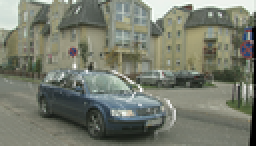
%> input picture Output Results/Output Task 1 - Generate Virtual Image/Output_Virtual_Image.png, 128 x 73 px, shrunk from 1920 x 1088 before the run (shown 2 times larger)
$ octave removeArtifacts.m   (GNU Octave 9; MATLAB toolbox functions it lacks are replaced by stand-ins)
%> lines starting %> are read from the running program, lines starting %| are printed output that depends on the picture; in (x1, y1, x2, y2) boxes, pixels count from 0 and x2, y2 are one past the last pixel; in counts of white or black regions, pixels touching at a corner belong together; the program's own positions count from 1
%{
    ------------------------------------
    Objective 3 : Improve synthesized view
    ------------------------------------
    Description: This script read the generated virutal image, and tries to
                 remove the holes

    Step 1. Normal median filter has been used to remove tiny holes which are
    like noise.
    Step 2. Uses approacch from "An Image Inpainting Technique Based on the Fast Marching
    Method" for impainting. The Python implementation in Open CV library has been tested to
    see the results, this MATLAB implementation is similar implementation
    of Telea Algorithm since MATLAB 2018a does not have impainting functions built in
%}

input_image_path = 'Output Results\Output Task 1 - Generate Virtual Image\Output_Virtual_Image.png';
input_mask_path = 'Output Results\Output Task 3 - Remove Cracks, Missing Regions\Virtual_Bin_Image.png';
step_1_output_image_path = 'Output Results\Output Task 3 - Remove Cracks, Missing Regions\1_Cleaned_After_Masking_Bin_Image.png';
step_1_output_mask_path = 'Output Results\Output Task 3 - Remove Cracks, Missing Regions\1_Cleaned_After_Masking.png';
step_2_output_image_path = 'Output Results\Output Task 3 - Remove Cracks, Missing Regions\2_Cleaned_After_Impainting.png';

generated_image = imread(input_image_path);
%> generated_image is the input picture: size 73x128x3 uint8; mean R, G, B 119.3, 123.7, 110.3
generated_binary_image = imread(input_mask_path);
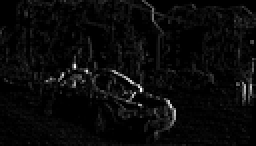
%> input picture Output Results/Output Task 3 - Remove Cracks, Missing Regions/Virtual_Bin_Image.png, 128 x 73 px, shrunk from 1920 x 1088 before the run (shown 2 times larger)
%> generated_binary_image is the input picture: size 73x128 uint8; min 0, max 255, mean 9.7

%{
----------------------------------------------------------------
  Step 1. Median Filter when applied on image with Kernel/Mask of 3x3 it can
  remove some but not all holes which are result of  disocclusion
----------------------------------------------------------------
%}
% padding by 'same' since 3x3 kernel will lead to indexing error
padImage=uint16(padarray(generated_image,[1,1],'replicate','both'));
newImage=padImage;
[height,width,RGB]=size(padImage);
%> height = 75; width = 130; RGB = 3
for i=2:height-1
    for j=2:width-1
        for k=1:3
            mask=padImage(i-1:i+1,j-1:j+1,k);
            newImage(i,j,k)=median(median(mask));
        end
    end
end
result=uint8(newImage(2:height-1,2:width-1,:)); % Since orignal image was padded, select the appropriate size image
height = height-2; width = width-2;
%> after `height = height-2`: height = 73
%> after `width = width-2`: width = 128
mask_img = generated_binary_image;
for i=1:height
    for j=1:width
        if(mask_img(i,j)==255) && (mean(result(i,j,:)~=255))
            mask_img(i,j) = 0;
        end
    end
end
%> mask_img: size 73x128 uint8; 0.02% of pixels changed, all inside (x1, y1, x2, y2) = (37, 33, 71, 45)

imwrite(mask_img,step_1_output_image_path);
imwrite(result,step_1_output_mask_path);

% Compare result of before and after processing
%subplot(1,2,1),imshow(generated_image),title("Before Applying Masking");
%subplot(1,2,2),imshow(result),title("After Applying Masking");

disp('Starting Step 2');
%{
----------------------------------------------------------------
   Step 2. Impainting approach as per the algorithm (Telea 2004)
----------------------------------------------------------------
%}
band = []; %empty priority queue
img = result;
mask = zeros(size(mask_img));
mask(mask_img>0)=1;
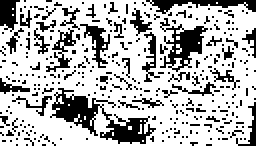
%> mask: size 73x128 double (shown 2 times larger); values 0 (black) and 1 (white), 71.6% white; 310 black regions (289 under 20 px), largest, box (x1, y1, x2, y2) and area: (25, 44, 78, 72) 502, (80, 9, 104, 36) 261, (73, 0, 128, 7) 173
output_image = inpaint(img,mask,5); % call impainting with radius 5
%> in init, `[non_zero_size,~] = size(nonzeros(mask));`: non_zero_size = 6687
%> after the loop in init, `for i=1:mask_H`: dists: size 73x128 double; values 0 (black) and 1000000 (white), 79.1% white; black in thin lines or dots
%> after the loop in init, `for i=1:mask_H`:
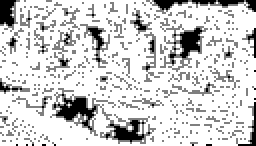
%> flags: size 73x128 double (shown 2 times larger); min 0, max 2, mean 1.64; drawn with min black and max white
%> after the loop in init, `for i=1:mask_H`: band = 1955 rows, first 12: [0 1 10; 0 1 13; 0 1 24; 0 1 26; 0 2 29; 0 2 42; 0 2 56; 0 2 57; 0 2 68; 0 2 72; 0 1 74; 0 1 75]; index = 6687; n_rows = 4; nb_x = 120; nb_y = 73; neighbors = [72 119; 73 118; 74 119; 73 120]; x = 119; y = 73
%|    1955      3
% [14 lines not run here, left out]
% [41 lines left out: function pixel_gradient, not called in this run]


%{
----------------------------------------------------------------
    Based on neighbors return RGB value of pixel to be impainted
----------------------------------------------------------------
%}
% [41 lines left out: function inpaint_pixel, not called in this run]


%{
----------------------------------------------------------------
   eikonal equation as per expression (3) in original paper
----------------------------------------------------------------
%}
% [48 lines left out: function solve_eikonal, not called in this run]


%{
----------------------------------------------------------------
returns priority queue with distance value between mask and pixels outside
mask with Fast Marching Method
----------------------------------------------------------------
%}
function [band] = compute_outside_dists(height,width,dists,flags,radius,band)
%> called with height = 73, width = 128, radius = 5
    KNOWN = 0;BAND = 1; UNKNOWN = 2;INF = 1e6;EPS = 1e-6;
    orig_flags = flags;
    [flag_H,flag_W] = size(flags);
%> flag_H = 73; flag_W = 128

    for i=1:flag_H
        for j=1:flag_W
            if orig_flags(i,j) == KNOWN
                flags(i,j) = UNKNOWN;
            end
            if orig_flags(i,j) == UNKNOWN
                flags(i,j) = KNOWN;
            end
        end
    end
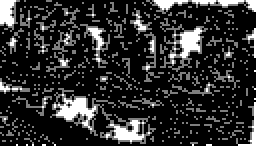
%> flags: size 73x128 double (shown 2 times larger); min 0, max 2, mean 0.359; drawn with min black and max white
    last_dist = 0.0;
    double_radius = radius*2;


    [band_rows,~] = size(band);
%> band_rows = 1955
    disp(band_rows);
%| 1955
    while band_rows>0
        if last_dist >= double_radius
            break
        end
        [band,top] = dequeue(band);
        y = top(2);
        x = top(3);
        flags(y,x) = KNOWN;

        neighbors = [y-1 x;
                     y x-1;
                     y+1  x;
                     y x+1];
        [n_rows,~] = size(neighbors);
        for n_idx = 1:n_rows
            nb_y = neighbors(n_idx,1);
            nb_x = neighbors(n_idx,2);
            if nb_y < 1 || nb_y >= height || nb_x < 1 || nb_x >= width
                continue;
            end
            if flags(nb_y, nb_x) ~= UNKNOWN
                continue;
            end
            last_dist = min([
                solve_eikonal(nb_y-1, nb_x, nb_y, nb_x-1, height, width, dists, flags)
                solve_eikonal(nb_y+1, nb_x, nb_y, nb_x+1, height, width, dists, flags)
                solve_eikonal(nb_y-1, nb_x, nb_y, nb_x+1, height, width, dists, flags)
                solve_eikonal(nb_y+1, nb_x, nb_y, nb_x-1, height, width, dists, flags)
            ]);
            dists(nb_y,nb_x) = last_dist;
            flags(nb_y,nb_x) = BAND;
            band = enqueue(band,[last_dist,nb_y,nb_x]);
        end
        [band_rows,~] = size(band);
    end
%> this loop made 24 passes
%> (idx in dequeue, top, y, neighbors) on passes 1 to 12: (360, [0 13 1], 13, [12 1; 13 0; 14 1; 13 2]), (727, [0 26 1], 26, [25 1; 26 0; 27 1; 26 2]), (950, [0 34 1], 34, [33 1; 34 0; 35 1; 34 2]), (1116, [0 40 1], 40, [39 1; 40 0; 41 1; 40 2]), (1165, [0 41 1], 41, [40 1; 41 0; 42 1; 41 2]), (1320, [0 46 1], 46, [45 1; 46 0; 47 1; 46 2]), (1564, [0 57 1], 57, [56 1; 57 0; 58 1; 57 2]), (1594, [0 59 1], 59, [58 1; 59 0; 60 1; 59 2]), (1734, [0 64 1], 64, [63 1; 64 0; 65 1; 64 2]), (1811, [0 67 1], 67, [66 1; 67 0; 68 1; 67 2]), (1946, [1 12 1], 12, [11 1; 12 0; 13 1; 12 2]), (1946, [1 42 1], 42, [41 1; 42 0; 43 1; 42 2])
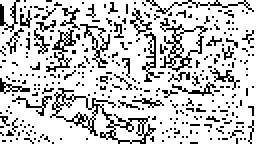
%> dists: size 73x128 double (shown 2 times larger); min 0, max 1000000, mean 788099.3; drawn with min black and max white
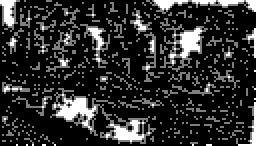
%> flags: size 73x128 double (shown 2 times larger); 0.37% of pixels changed, all inside (x1, y1, x2, y2) = (0, 2, 2, 67); drawn with min black and max white
%> after the loop, band = 1957 rows, first 12: [0 1 10; 0 1 13; 0 1 24; 0 1 26; 0 2 29; 0 2 42; 0 2 56; 0 2 57; 0 2 68; 0 2 72; 0 1 74; 0 1 75]
    dists = dists.*(-1.0);
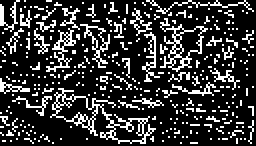
%> dists: size 73x128 double (shown 2 times larger); min -1000000, max 0, mean -788099.3; drawn with min black and max white
    disp('Compute Outside Dist Last Line');
end

%{
----------------------------------------------------------------
Returns initial mask, flags, narrow band priority queue
----------------------------------------------------------------
%}
function [dists, flags, band] = init(height, width, mask, radius)
    KNOWN = 0;BAND = 1;UNKNOWN = 2;INF = 1e6;EPS = 1e-6;
    disp('Init was called');
    dists = zeros(height,width,'double')+INF;
    flags = mask.*UNKNOWN;
    band = [];
    [mask_H,mask_W] = size(mask);
    [non_zero_size,~] = size(nonzeros(mask));
    index = 0;
    for i=1:mask_H
        for j=1:mask_W
            if mask(i,j) ~= 0
                y = i;
                x = j;
                neighbors = [y-1 x;
                             y x-1;
                             y+1 x;
                             y x+1];

                [n_rows,~] = size(neighbors);
                for n_idx = 1:n_rows
                    nb_y = neighbors(n_idx,1);
                    nb_x = neighbors(n_idx,2);
                    if nb_y < 1 || nb_y >= height || nb_x < 1 || nb_x >= width
                        continue;
                    end
                    if flags(nb_y, nb_x) == BAND
                        continue;
                    end
                    if mask(nb_y,nb_x) == 0
                        flags(nb_y,nb_x) = BAND;
                        dists(nb_y,nb_x) = 0.0;
                        band = enqueue(band,[0.0 nb_y nb_x]);
                    end
                end
                index = index+1;
            end
        end
    end
    disp(size(band));
    disp('Calling compute outside dists');
    [band] = compute_outside_dists(height,width,dists,flags,radius,band);
end


%{
----------------------------------------------------------------
for each region, iteratively impaints it with closest neighbor
----------------------------------------------------------------
%}
function img = inpaint(img,mask,radius)
    KNOWN = 0;BAND = 1;UNKNOWN = 2;INF = 1e6;EPS = 1e-6;
    [height,width,RGB] = size(img);
    [dists, flags, band] = init(height, width, mask, radius);
    disp(size(dists));
%|     73   128
    disp(size(flags));
%|     73   128
    disp(size(band));
%|    1957      3

    iteration = 0;
    [p_rows,~] = size(band);
%> p_rows = 1957
%> the run ends on the next line
    while p_rows>0
        iteration = iteration + 1;
        [band,top] = dequeue(band);
        y = top(2);
        x = top(3);
        flags(y,x) = KNOWN;
        neighbors = [y-1 x;
                     y x-1;
                     y+1  x;
                     y x+1];
        [n_rows,~] = size(neighbors);
        for n_idx = 1:n_rows
            nb_y = neighbors(n_idx,1);
            nb_x = neighbors(n_idx,2);
            if nb_y < 1 || nb_y >= height || nb_x < 1 || nb_x >= width
                continue
            end
            if flags(nb_y, nb_x) ~= UNKNOWN
                continue
            end
            nb_dist = min([
                solve_eikonal(nb_y - 1, nb_x, nb_y, nb_x - 1, height, width, dists, flags)
                solve_eikonal(nb_y + 1, nb_x, nb_y, nb_x + 1, height, width, dists, flags)
                solve_eikonal(nb_y - 1, nb_x, nb_y, nb_x + 1, height, width, dists, flags)
                solve_eikonal(nb_y + 1, nb_x, nb_y, nb_x - 1, height, width, dists, flags)
            ]);
            dists(nb_y,nb_x) = nb_dist;
            pixel_vals = inpaint_pixel(nb_y, nb_x, img, height, width, dists, flags, radius);

            img(nb_y, nb_x, 1) = pixel_vals(1);
            img(nb_y, nb_x, 2) = pixel_vals(2);
            img(nb_y, nb_x, 3) = pixel_vals(3);

            flags(nb_y,nb_x) = BAND;
            band = enqueue(band,[nb_dist,nb_y,nb_x]);
        end
        [p_rows,~] = size(band);
    end
    disp(iteration);
end


%{
----------------------------------------------------------------
Returns queue with added new value
----------------------------------------------------------------
%}
function band = enqueue(band,y)
    band = [band;y];
end
%{
----------------------------------------------------------------
Pops and returns top element as per priority queue rule
----------------------------------------------------------------
%}
function [band,top] = dequeue(band)
    [val,idx] = min(band(:,3));
    top = band(idx,:);
    band(idx,:) = [];
end
